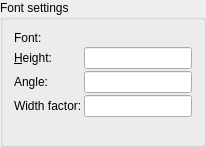
      <widget class="QGroupBox" name="bgFont">
       <property name="sizePolicy">
        <sizepolicy hsizetype="Preferred" vsizetype="Preferred">
         <horstretch>0</horstretch>
         <verstretch>0</verstretch>
        </sizepolicy>
       </property>
       <property name="title">
        <string>Font settings</string>
       </property>
       <layout class="QGridLayout">
        <property name="spacing">
         <number>2</number>
        </property>
        <item row="5" column="1">
         <spacer name="spacer2">
          <property name="orientation">
           <enum>Qt::Vertical</enum>
          </property>
          <property name="sizeType">
           <enum>QSizePolicy::Expanding</enum>
          </property>
          <property name="sizeHint" stdset="0">
           <size>
            <width>20</width>
            <height>16</height>
           </size>
          </property>
         </spacer>
        </item>
        <item row="4" column="1">
         <widget class="QLabel" name="lWidthFactor">
          <property name="text">
           <string>Width factor:</string>
          </property>
         </widget>
        </item>
        <item row="4" column="2">
         <widget class="QLineEdit" name="leWidthRel"/>
        </item>
        <item row="3" column="1">
         <widget class="QLabel" name="lAngle">
          <property name="text">
           <string>Angle:</string>
          </property>
         </widget>
        </item>
        <item row="1" column="1">
         <widget class="QLabel" name="lFont">
          <property name="text">
           <string>Font:</string>
          </property>
         </widget>
        </item>
        <item row="1" column="2">
         <widget class="QG_FontBox" name="cbFont" native="true">
          <property name="sizePolicy">
           <sizepolicy hsizetype="Expanding" vsizetype="Fixed">
            <horstretch>0</horstretch>
            <verstretch>0</verstretch>
           </sizepolicy>
          </property>
          <property name="minimumSize">
           <size>
            <width>0</width>
            <height>0</height>
           </size>
          </property>
         </widget>
        </item>
        <item row="3" column="2">
         <widget class="QLineEdit" name="leAngle">
          <property name="sizePolicy">
           <sizepolicy hsizetype="Expanding" vsizetype="Fixed">
            <horstretch>0</horstretch>
            <verstretch>0</verstretch>
           </sizepolicy>
          </property>
         </widget>
        </item>
        <item row="2" column="2">
         <widget class="QLineEdit" name="leHeight">
          <property name="sizePolicy">
           <sizepolicy hsizetype="Expanding" vsizetype="Fixed">
            <horstretch>0</horstretch>
            <verstretch>0</verstretch>
           </sizepolicy>
          </property>
         </widget>
        </item>
        <item row="2" column="1">
         <widget class="QLabel" name="lHeight">
          <property name="text">
           <string>&amp;Height:</string>
          </property>
          <property name="wordWrap">
           <bool>false</bool>
          </property>
          <property name="buddy">
           <cstring>leHeight</cstring>
          </property>
         </widget>
        </item>
        <item row="5" column="2">
         <spacer name="spacer2_2">
          <property name="orientation">
           <enum>Qt::Vertical</enum>
          </property>
          <property name="sizeType">
           <enum>QSizePolicy::Expanding</enum>
          </property>
          <property name="sizeHint" stdset="0">
           <size>
            <width>20</width>
            <height>16</height>
           </size>
          </property>
         </spacer>
        </item>
       </layout>
      </widget>
